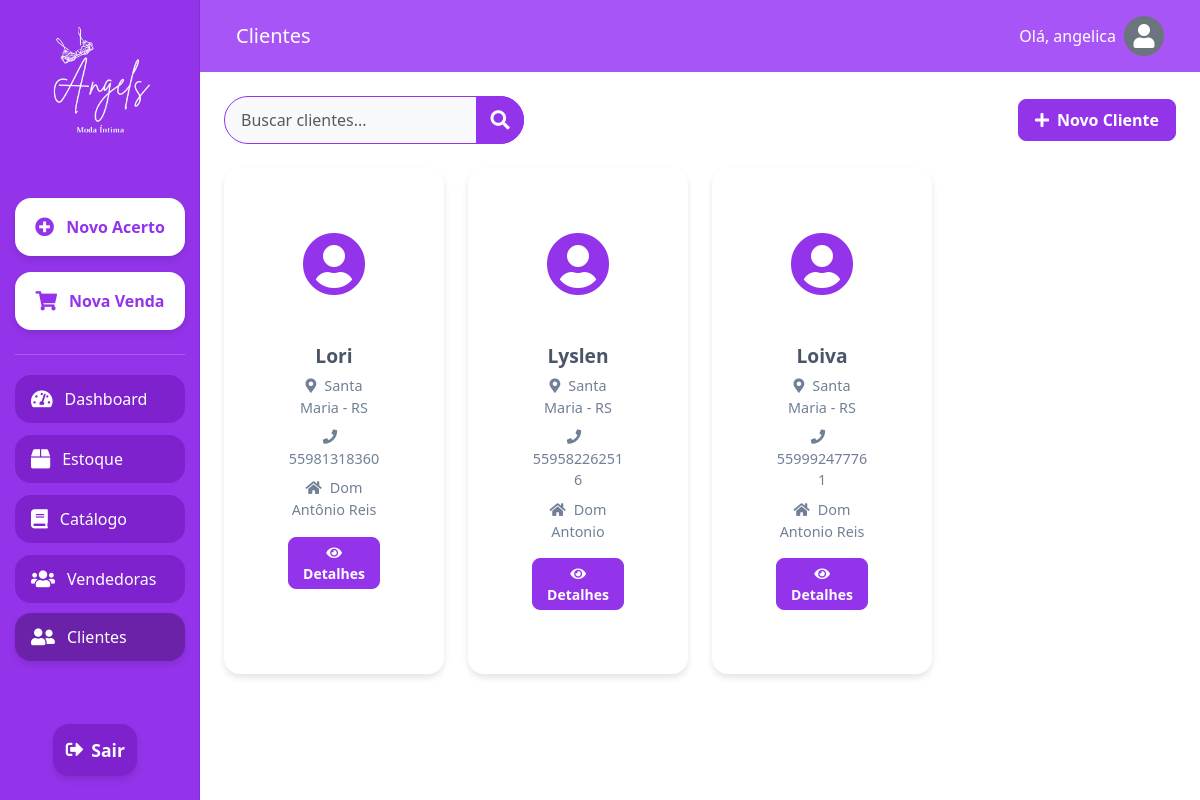
Screenshot of /clientes/ (signed in) with the database file from the repository.
### setup/models.py (models this page shows, shortened)
class CustomUser(AbstractUser):
    email = models.EmailField(_('email address'), unique=True)
    profile_picture = models.ImageField(upload_to='profile_pics/', null=True, blank=True)
    USERNAME_FIELD = 'email'
    REQUIRED_FIELDS = ['username']

class Cliente(models.Model):
    nome = models.CharField(max_length=100)
    logradouro = models.CharField(max_length=200, default="Não informado")
    bairro = models.CharField(max_length=100, default="Não informado")
    cidade = models.CharField(max_length=100, default="Não informada")
    uf = models.CharField(max_length=2, default="UF")
    telefone = models.CharField(max_length=20, default="Não informado")

### setup/views.py (the view)
# urls.py: path('clientes/', views.clientes, name='clientes'),
@login_required
def clientes(request):
    clientes = Cliente.objects.all()
    form = ClienteForm()
    return render(request, 'clientes.html', {'clientes': clientes, 'form': form})

### setup/forms.py
class ClienteForm(forms.ModelForm):
    class Meta:
        model = Cliente
        fields = ['nome', 'logradouro', 'bairro', 'cidade', 'uf', 'telefone']
        widgets = {
            'nome': forms.TextInput(attrs={'class': 'form-control', 'placeholder': 'Nome do Cliente'}),
            'logradouro': forms.TextInput(attrs={'class': 'form-control', 'placeholder': 'Logradouro'}),
            'bairro': forms.TextInput(attrs={'class': 'form-control', 'placeholder': 'Bairro'}),
            'cidade': forms.TextInput(attrs={'class': 'form-control', 'placeholder': 'Cidade'}),
            'uf': forms.TextInput(attrs={'class': 'form-control', 'placeholder': 'UF'}),
            'telefone': forms.TextInput(attrs={'class': 'form-control', 'placeholder': 'Telefone'}),
        }

### setup/templates/clientes.html (shortened to what this page needs)
{% extends 'base.html' %}
{% load static %}
{% block content %}
<!DOCTYPE html>
<html lang="pt-br">
<head>
    <link href="https://cdn.jsdelivr.net/npm/bootstrap@5.3.0/dist/css/bootstrap.min.css" rel="stylesheet">
    <link href="https://cdnjs.cloudflare.com/ajax/libs/font-awesome/5.15.3/css/all.min.css" rel="stylesheet">
</head>
<body>
    <div class="container-fluid vh-100">
        <div class="row h-100">
            <nav id="sidebarMenu" class="col-md-3 col-lg-2 d-md-block sidebar collapse p-0">
                <div class="position-sticky pt-3 h-100 d-flex flex-column align-items-center">
                    <div class="text-center mb-4">
                        <img src="{% static 'images/logo_Angels_branco.png' %}" alt="Angels Logo" class="img-fluid" style="max-width: 150px;">
                    </div>
                    <a class="btn btn-highlight mb-2" href="{% url 'acerto_vendedora' %}">
                        <i class="fas fa-plus-circle"></i> Novo Acerto
                    </a>
                    <a class="btn btn-highlight mb-2" href="{% url 'nova_venda' %}">
                        <i class="fas fa-shopping-cart"></i> Nova Venda
                    </a>
                    <div class="separator"></div>
                    <a class="nav-link mb-2" href="{% url 'dashboard' %}">
                        <i class="fas fa-tachometer-alt"></i> Dashboard
                    </a>
                    <a class="nav-link mb-2" href="{% url 'estoque' %}">
                        <i class="fas fa-box"></i> Estoque
                    </a>
                    <a class="nav-link mb-2" href="{% url 'catalogo' %}">
                        <i class="fas fa-book"></i> Catálogo
                    </a>
                    <a class="nav-link mb-2" href="{% url 'vendedoras' %}">
                        <i class="fas fa-users"></i> Vendedoras
                    </a>
                    <a class="nav-link mb-2 active" href="{% url 'clientes' %}">
                        <i class="fas fa-user-friends"></i> Clientes
                    </a>
                    <div class="mt-auto mb-3">
                        <a class="btn btn-exit" href="{% url 'login' %}">
                            <i class="fas fa-sign-out-alt me-2"></i>
                            <span>Sair</span>
                        </a>
                    </div>
                </div>
            </nav>
            <main class="col-md-9 ms-sm-auto col-lg-10 px-md-4">
                <nav class="navbar navbar-expand-lg navbar-dark custom-navbar mb-4">
                    <div class="container-fluid">
                        <a class="navbar-brand" href="#">Clientes</a>
                        <span class="navbar-text text-white d-flex align-items-center">
                            Olá, {{ user.username }}
                            {% if user.profile_picture %}
                                <img src="{{ user.profile_picture.url }}" alt="Foto de perfil" class="rounded-circle ms-2" style="width: 30px; height: 30px; object-fit: cover;">
                            {% else %}
                                <div class="rounded-circle ms-2 bg-secondary d-flex align-items-center justify-content-center" style="width: 40px; height: 40px;">
                                    <i class="fas fa-user text-white" style="font-size: 1.5rem;"></i>
                                </div>
                            {% endif %}
                        </span>
                    </div>
                </nav>
                <div class="d-flex justify-content-between align-items-center mb-4">
                    <div class="search-container d-flex">
                        <input type="text" id="searchClientes" class="form-control search-input" placeholder="Buscar clientes...">
                        <button class="btn search-button" type="button">
                            <i class="fas fa-search"></i>
                        </button>
                    </div>
                    <button class="btn btn-primary btn-add-cliente" data-bs-toggle="modal" data-bs-target="#addClienteModal">
                        <i class="fas fa-plus me-2"></i>Novo Cliente
                    </button>
                </div>
                <div class="row row-cols-1 row-cols-md-2 row-cols-lg-3 row-cols-xl-4 g-4" id="clienteGrid">
                    {% for cliente in clientes %}
                    <div class="col">
                        <div class="card cliente-card h-100">
                            <div class="card-body cliente-details">
                                <div class="text-center mb-4">
                                    <i class="fas fa-user-circle cliente-icon"></i>
                                </div>
                                <h5 class="card-title cliente-name text-center">{{ cliente.nome }}</h5>
                                <p class="card-text cliente-info text-center"><i class="fas fa-map-marker-alt me-2"></i>{{ cliente.cidade }} - {{ cliente.uf }}</p>
                                <p class="card-text cliente-info text-center"><i class="fas fa-phone me-2"></i>{{ cliente.telefone }}</p>
                                <p class="card-text cliente-info text-center"><i class="fas fa-home me-2"></i>{{ cliente.bairro }}</p>
                                <div class="cliente-actions">
                                    <button class="btn btn-sm btn-primary btn-action" onclick="openClienteModal('{{ cliente.id }}', '{{ cliente.nome }}', '{{ cliente.cidade }}', '{{ cliente.uf }}', '{{ cliente.telefone }}', '{{ cliente.bairro }}', '{{ cliente.logradouro }}', '{{ cliente.status }}')">
                                        <i class="fas fa-eye"></i> Detalhes
                                    </button>
                                </div>
                            </div>
                        </div>
                    </div>
                    {% empty %}
                    <div class="col-12">
                        <p class="text-center">Nenhum cliente cadastrado.</p>
                    </div>
                    {% endfor %}
                </div>
            </main>
        </div>
    </div>
</body>
</html>
{% endblock %}

### setup/templates/base.html (style rules this page uses)
body { background-color: #9333ea; min-height: 100vh; display: flex; align-items: center; justify-content: center; }
.card { background: white; border-radius: 15px; padding: 2rem; width: 100%; max-width: 400px; box-shadow: 0 4px 6px rgba(0, 0, 0, 0.1); }
.form-control { border-radius: 25px; padding: 0.75rem 1.25rem; border: 1px solid #e2e8f0; }
.btn-primary { background-color: #9333ea; border: none; border-radius: 25px; padding: 0.75rem; width: 100%; font-weight: 500; transition: all 0.3s ease; }

### setup/templates/clientes.html (style rules this page uses)
body, html { height: 100%; overflow-x: hidden; }
.sidebar { position: fixed; top: 0; bottom: 0; left: 0; z-index: 100; padding: 0; box-shadow: inset -1px 0 0 rgba(0, 0, 0, .1); background-color: #9333ea; display: flex; flex-direction: column; align-items: center; padding-top: 1rem; }
.sidebar .nav-link { color: #fff; font-weight: 500; padding: 0.75rem 1rem; margin: 0.25rem 0; font-size: 1rem; display: flex; align-items: center; justify-content: flex-start; width: 85%; border-radius: 1rem; transition: all 0.3s ease; background-color: #7e22ce; }
.sidebar .nav-link:hover, .sidebar .nav-link.active { background-color: #6b21a8; transform: translateY(-2px); box-shadow: 0 4px 6px rgba(0, 0, 0, 0.1); }
.sidebar .btn-highlight { background-color: #ffffff; color: #9333ea; font-weight: 600; padding: 0.75rem 1rem; margin: 0.5rem 0; border-radius: 1rem; text-align: center; transition: all 0.3s ease; box-shadow: 0 4px 6px rgba(0, 0, 0, 0.1); width: 85%; text-align: left; display: flex; align-items: center; justify-content: flex-start; padding: 0.75rem 1rem; margin: 0.5rem 0; font-size: 1rem; justify-content: center; font-size: 1rem; padding: 1rem; }
.sidebar .btn-exit { background-color: #7e22ce; color: #ffffff; font-weight: 600; padding: 0.75rem 1rem; margin: 0.5rem 0; border-radius: 1rem; transition: all 0.3s ease; box-shadow: 0 4px 6px rgba(0, 0, 0, 0.1); width: 90%; font-size: 1.1rem; display: flex; align-items: center; justify-content: center; }
.sidebar .btn-exit i { margin-right: 0.5rem; }
.sidebar .nav-link i, .sidebar .btn-highlight i { margin-right: 0.75rem; font-size: 1.2rem; }
.sidebar .separator { width: 85%; height: 1px; background-color: rgba(255, 255, 255, 0.2); margin: 1rem 0; }
main { padding-top: 0 !important; }
.custom-navbar { background-color: #a855f7; margin-left: -1.5rem; margin-right: -1.5rem; padding-left: 1.5rem; padding-right: 1.5rem; }
.navbar-text { font-size: 1rem; font-weight: 500; }
.search-container { display: flex; align-items: center; width: 300px; }
.search-input { border-top-right-radius: 50rem; border-bottom-right-radius: 50rem; border-top-left-radius: 50rem; border-bottom-left-radius: 50rem; border: 1px solid #9333ea; background-color: #f8f9fa; transition: all 0.3s ease; padding-left: 1rem; height: 48px; width: 300px; }
.search-button { border-top-right-radius: 50rem; border-bottom-right-radius: 50rem; background-color: #9333ea; border-color: #9333ea; color: #fff; transition: all 0.3s ease; height: 48px; width: 48px; padding: 0; display: flex; align-items: center; justify-content: center; margin-left: -48px; }
.search-button i { font-size: 1.2rem; }
.btn-primary { background-color: #9333ea; border-color: #9333ea; color: #ffffff; font-weight: 600; padding: 0.75rem 1.5rem; border-radius: 0.5rem; transition: all 0.3s ease; }
.cliente-card { border: none; border-radius: 1rem; overflow: hidden; transition: all 0.3s ease; height: 100%; box-shadow: 0 4px 6px rgba(0, 0, 0, 0.1); background-color: #ffffff; }
.cliente-details { padding: 2rem; }
.cliente-name { font-size: 1.2rem; font-weight: 600; margin-bottom: 0.5rem; color: #4a5568; }
.cliente-info { font-size: 0.9rem; color: #718096; margin-bottom: 0.5rem; }
.cliente-icon { font-size: 4rem; color: #9333ea; margin-bottom: 1.5rem; }
.btn-add-cliente { width: auto; padding: 0.5rem 1rem; }
.cliente-actions { display: flex; justify-content: space-between; margin-top: 1rem; }
.btn-action { padding: 0.25rem 0.5rem; font-size: 0.875rem; }

### rows the page displays
CustomUser: username "angelica"
Cliente: nome "Lori", cidade "Santa Maria", uf "RS", telefone "55981318360", bairro "Dom Antônio Reis"
Cliente: nome "Lyslen", cidade "Santa Maria", uf "RS", telefone "559582262516", bairro "Dom Antonio"
Cliente: nome "Loiva", cidade "Santa Maria", uf "RS", telefone "559992477761", bairro "Dom Antonio Reis"
